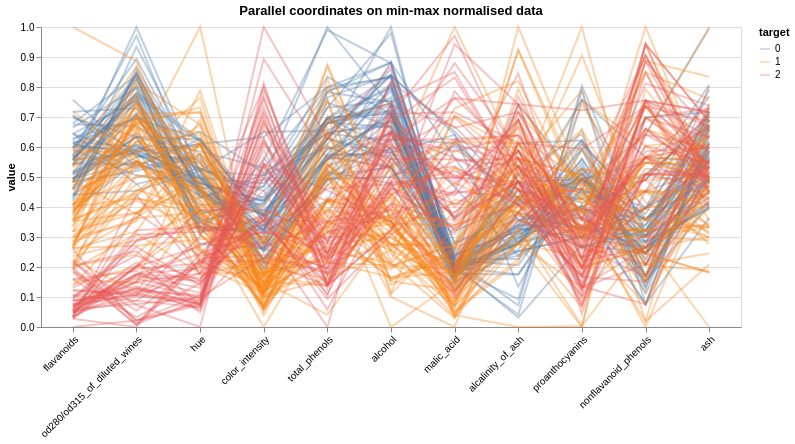

The cell this chart's notebook holds for it:
### Markdown cell above
Standardising centres each feature at zero with unit variance; min-max normalising squeezes every feature into [0, 1]. For parallel coordinates the second is often easier to read, because every axis then spans exactly the same range and the vertical position of a line is directly comparable across axes.

### Code cell
mm = MinMaxScaler()
normed = pd.DataFrame(mm.fit_transform(data_wine[FEATURES]), columns=FEATURES)
normed['target'] = data_wine['target']
c4 = parallel_chart(normed[sub + ['target']], order=ordered,
                    title='Parallel coordinates on min-max normalised data')

c4

### Figure 1 — Vega-Lite specification as saved in the notebook (floating-point values rounded to 4 significant figures; data arrays with more than 128 entries replaced by an {"elided": "..."} marker saying what was removed)
{"config": {"view": {"continuousWidth": 300, "continuousHeight": 300}}, "data": {"name": "data-da5c8a089b288d25eb1f666bf4e7289e"}, "mark": {"type": "line"}, "encoding": {"color": {"field": "target", "type": "nominal"}, "detail": {"field": "index", "type": "nominal"}, "opacity": {"value": 0.35}, "x": {"axis": {"labelAngle": -45}, "field": "variable", "sort": ["flavanoids", "od280/od315_of_diluted_wines", "hue", "color_intensity", "total_phenols", "alcohol", "malic_acid", "alcalinity_of_ash", "proanthocyanins", "nonflavanoid_phenols", "ash"], "title": null, "type": "nominal"}, "y": {"field": "value", "type": "quantitative"}}, "height": 300, "title": "Parallel coordinates on min-max normalised data", "width": 700, "$schema": "https://vega.github.io/schema/vega-lite/v5.8.0.json", "datasets": {"data-da5c8a089b288d25eb1f666bf4e7289e": {"elided": "1958 records"}}}
